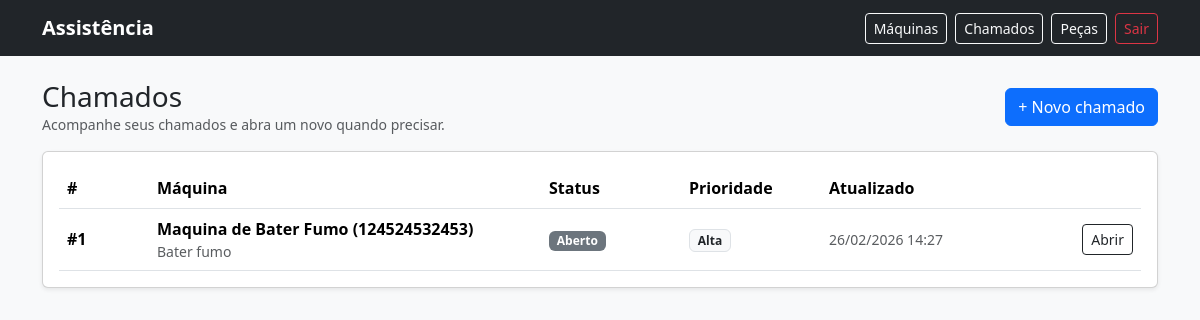
The page /assistencia/tickets/ (signed in) on the database its author committed.
### assistencia_app/models.py (models this page shows, shortened)
class Ticket(models.Model):
    STATUS_OPEN = "OPEN"
    STATUS_TRIAGE = "TRIAGE"
    STATUS_WAITING = "WAITING"
    STATUS_QUOTE = "QUOTE"
    STATUS_SENT = "SENT"
    STATUS_DONE = "DONE"
    STATUS_CANCELED = "CANCELED"
    STATUS_CHOICES = [
        (STATUS_OPEN, "Aberto"),
        (STATUS_TRIAGE, "Em triagem"),
        (STATUS_WAITING, "Aguardando cliente"),
        (STATUS_QUOTE, "Orçamento"),
        (STATUS_SENT, "Enviado"),
        (STATUS_DONE, "Finalizado"),
        (STATUS_CANCELED, "Cancelado"),
    ]
    PRIORITY_LOW = "LOW"
    PRIORITY_MEDIUM = "MEDIUM"
    PRIORITY_HIGH = "HIGH"
    PRIORITY_CHOICES = [
        (PRIORITY_LOW, "Baixa"),
        (PRIORITY_MEDIUM, "Média"),
        (PRIORITY_HIGH, "Alta"),
    ]
    CATEGORY_CHOICES = MachineModel.CATEGORY_CHOICES
    owner = models.ForeignKey(settings.AUTH_USER_MODEL, on_delete=models.CASCADE, related_name="tickets")
    machine = models.ForeignKey(Machine, on_delete=models.PROTECT, related_name="tickets")
    category = models.CharField(max_length=20, choices=CATEGORY_CHOICES, default=MachineModel.CATEGORY_OUTROS)
    symptom = models.ForeignKey(Symptom, on_delete=models.SET_NULL, null=True, blank=True, related_name="tickets")
    description = models.TextField()
    status = models.CharField(max_length=12, choices=STATUS_CHOICES, default=STATUS_OPEN)
    priority = models.CharField(max_length=10, choices=PRIORITY_CHOICES, default=PRIORITY_MEDIUM)
    created_at = models.DateTimeField(auto_now_add=True)
    updated_at = models.DateTimeField(auto_now=True)
    class Meta:
        ordering = ["-id"]
        verbose_name = "Chamado"
        verbose_name_plural = "Chamados"
        indexes = [
            models.Index(fields=["owner", "status"]),
            models.Index(fields=["machine", "status"]),
        ]

class Machine(models.Model):
    owner = models.ForeignKey(
        settings.AUTH_USER_MODEL,
        on_delete=models.CASCADE,
        related_name="machines",
    )
    model = models.ForeignKey(
        MachineModel,
        on_delete=models.PROTECT,
        related_name="machines",
    )
    serial = models.CharField(max_length=80, blank=True)
    city = models.CharField(max_length=80, blank=True)
    uf = models.CharField(max_length=2, blank=True)
    purchase_date = models.DateField(null=True, blank=True)
    notes = models.TextField(blank=True)
    class Meta:
        ordering = ["-id"]
        verbose_name = "Máquina"
        verbose_name_plural = "Máquinas"
        indexes = [
            models.Index(fields=["owner", "model"]),
            models.Index(fields=["serial"]),
        ]
    def __str__(self):
        serial_txt = self.serial or "s/serial"
        return f"{self.model.name} ({serial_txt})"

class MachineModel(models.Model):
    CATEGORY_CORTE = "CORTE"
    CATEGORY_PRENSA = "PRENSA"
    CATEGORY_BATER_FUMO = "BATER_FUMO"
    CATEGORY_ELETRICA = "ELETRICA"
    CATEGORY_OUTROS = "OUTROS"
    CATEGORY_CHOICES = [
        (CATEGORY_CORTE, "Corte"),
        (CATEGORY_PRENSA, "Prensa"),
        (CATEGORY_BATER_FUMO, "Bater fumo"),
        (CATEGORY_ELETRICA, "Elétrica"),
        (CATEGORY_OUTROS, "Outros"),
    ]
    name = models.CharField(max_length=120)
    category = models.CharField(max_length=20, choices=CATEGORY_CHOICES, default=CATEGORY_OUTROS)
    description = models.TextField(blank=True)
    active = models.BooleanField(default=True)
    class Meta:
        ordering = ["category", "name"]
        verbose_name = "Modelo de Máquina"
        verbose_name_plural = "Modelos de Máquina"

### assistencia_app/views.py (the view)
# urls.py: path("tickets/", tickets_list, name="tickets_list"),
@login_required
def tickets_list(request):
    tickets = Ticket.objects.filter(owner=request.user).order_by("-id")
    return render(request, "assistencia/tickets_list.html", {"tickets": tickets})

### core/models.py (called while the page is built)
    @classmethod
    def get_solo(cls):
        obj, created = cls.objects.get_or_create(pk=1)
        return obj

### templates/assistencia/tickets_list.html (shortened to what this page needs)
{% extends "assistencia/base.html" %}
{% block content %}
<div class="d-flex align-items-center justify-content-between mb-3">
  <div>
    <h3 class="mb-0">Chamados</h3>
    <div class="text-muted small">Acompanhe seus chamados e abra um novo quando precisar.</div>
  </div>
  <a class="btn btn-primary" href="/assistencia/tickets/new/">+ Novo chamado</a>
</div>
<div class="card shadow-sm">
  <div class="card-body">
    {% if tickets %}
      <div class="table-responsive">
        <table class="table align-middle mb-0">
          <thead>
            <tr>
              <th style="width:90px;">#</th>
              <th>Máquina</th>
              <th style="width:140px;">Status</th>
              <th style="width:140px;">Prioridade</th>
              <th style="width:190px;">Atualizado</th>
              <th style="width:130px;"></th>
            </tr>
          </thead>
          <tbody>
            {% for t in tickets %}
            <tr>
              <td class="fw-bold">#{{ t.id }}</td>
              <td>
                <div class="fw-semibold">{{ t.machine }}</div>
                <div class="text-muted small">{{ t.get_category_display|default:t.category }}</div>
              </td>
              <td><span class="badge bg-secondary">{{ t.get_status_display }}</span></td>
              <td><span class="badge bg-light text-dark border">{{ t.get_priority_display }}</span></td>
              <td class="text-muted small">{{ t.updated_at|date:"d/m/Y H:i" }}</td>
              <td class="text-end">
                <a class="btn btn-outline-dark btn-sm" href="/assistencia/tickets/{{ t.id }}/">
                  Abrir
                </a>
              </td>
            </tr>
            {% endfor %}
          </tbody>
        </table>
      </div>
    {% else %}
      <div class="text-center py-5">
        <div class="fw-bold">Nenhum chamado ainda.</div>
        <div class="text-muted">Clique em “Novo chamado” para abrir o primeiro.</div>
        <a class="btn btn-primary mt-3" href="/assistencia/tickets/new/">Abrir chamado</a>
      </div>
    {% endif %}
  </div>
</div>
{% endblock %}

### rows shown on the page
Ticket: id "1", machine "Maquina de Bater Fumo (124524532453)", category "Bater fumo", status "Aberto", priority "Alta", updated_at "26/02/2026 14:27"
